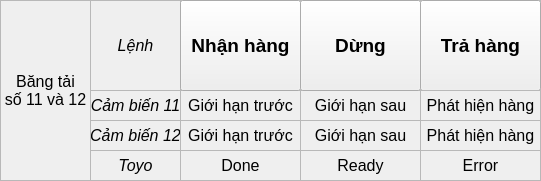
     <widget class="QFrame" name="fr_testCYmultiple">
      <property name="enabled">
       <bool>true</bool>
      </property>
      <property name="geometry">
       <rect>
        <x>10</x>
        <y>100</y>
        <width>541</width>
        <height>181</height>
       </rect>
      </property>
      <property name="frameShape">
       <enum>QFrame::StyledPanel</enum>
      </property>
      <property name="frameShadow">
       <enum>QFrame::Raised</enum>
      </property>
      <widget class="QLabel" name="lbv_CYTwinname">
       <property name="geometry">
        <rect>
         <x>0</x>
         <y>0</y>
         <width>91</width>
         <height>181</height>
        </rect>
       </property>
       <property name="font">
        <font>
         <pointsize>12</pointsize>
         <weight>50</weight>
         <bold>false</bold>
        </font>
       </property>
       <property name="autoFillBackground">
        <bool>false</bool>
       </property>
       <property name="frameShape">
        <enum>QFrame::StyledPanel</enum>
       </property>
       <property name="lineWidth">
        <number>2</number>
       </property>
       <property name="midLineWidth">
        <number>0</number>
       </property>
       <property name="text">
        <string>Băng tải
số 11 và 12</string>
       </property>
       <property name="scaledContents">
        <bool>false</bool>
       </property>
       <property name="alignment">
        <set>Qt::AlignCenter</set>
       </property>
       <property name="wordWrap">
        <bool>false</bool>
       </property>
       <property name="openExternalLinks">
        <bool>false</bool>
       </property>
      </widget>
      <widget class="QLabel" name="lb_cyA_sensor_3">
       <property name="geometry">
        <rect>
         <x>90</x>
         <y>0</y>
         <width>91</width>
         <height>91</height>
        </rect>
       </property>
       <property name="font">
        <font>
         <pointsize>12</pointsize>
         <weight>50</weight>
         <italic>true</italic>
         <bold>false</bold>
        </font>
       </property>
       <property name="autoFillBackground">
        <bool>false</bool>
       </property>
       <property name="frameShape">
        <enum>QFrame::StyledPanel</enum>
       </property>
       <property name="lineWidth">
        <number>1</number>
       </property>
       <property name="midLineWidth">
        <number>0</number>
       </property>
       <property name="text">
        <string>Lệnh</string>
       </property>
       <property name="scaledContents">
        <bool>false</bool>
       </property>
       <property name="alignment">
        <set>Qt::AlignCenter</set>
       </property>
       <property name="wordWrap">
        <bool>false</bool>
       </property>
       <property name="openExternalLinks">
        <bool>false</bool>
       </property>
      </widget>
      <widget class="QLabel" name="lbv_CYTwinssname1">
       <property name="geometry">
        <rect>
         <x>90</x>
         <y>90</y>
         <width>91</width>
         <height>31</height>
        </rect>
       </property>
       <property name="font">
        <font>
         <pointsize>12</pointsize>
         <weight>50</weight>
         <italic>true</italic>
         <bold>false</bold>
        </font>
       </property>
       <property name="autoFillBackground">
        <bool>false</bool>
       </property>
       <property name="frameShape">
        <enum>QFrame::StyledPanel</enum>
       </property>
       <property name="lineWidth">
        <number>1</number>
       </property>
       <property name="midLineWidth">
        <number>0</number>
       </property>
       <property name="text">
        <string>Cảm biến 11</string>
       </property>
       <property name="scaledContents">
        <bool>false</bool>
       </property>
       <property name="alignment">
        <set>Qt::AlignCenter</set>
       </property>
       <property name="wordWrap">
        <bool>false</bool>
       </property>
       <property name="openExternalLinks">
        <bool>false</bool>
       </property>
      </widget>
      <widget class="QLabel" name="lbc_CYTwindoneSignal">
       <property name="geometry">
        <rect>
         <x>180</x>
         <y>150</y>
         <width>121</width>
         <height>31</height>
        </rect>
       </property>
       <property name="font">
        <font>
         <pointsize>12</pointsize>
        </font>
       </property>
       <property name="autoFillBackground">
        <bool>false</bool>
       </property>
       <property name="frameShape">
        <enum>QFrame::StyledPanel</enum>
       </property>
       <property name="lineWidth">
        <number>1</number>
       </property>
       <property name="midLineWidth">
        <number>0</number>
       </property>
       <property name="text">
        <string>Done</string>
       </property>
       <property name="scaledContents">
        <bool>false</bool>
       </property>
       <property name="alignment">
        <set>Qt::AlignCenter</set>
       </property>
       <property name="wordWrap">
        <bool>false</bool>
       </property>
       <property name="openExternalLinks">
        <bool>false</bool>
       </property>
      </widget>
      <widget class="QLabel" name="lbc_CYTwinssAheadSignal1">
       <property name="geometry">
        <rect>
         <x>180</x>
         <y>90</y>
         <width>121</width>
         <height>31</height>
        </rect>
       </property>
       <property name="font">
        <font>
         <pointsize>12</pointsize>
        </font>
       </property>
       <property name="autoFillBackground">
        <bool>false</bool>
       </property>
       <property name="frameShape">
        <enum>QFrame::StyledPanel</enum>
       </property>
       <property name="lineWidth">
        <number>1</number>
       </property>
       <property name="midLineWidth">
        <number>0</number>
       </property>
       <property name="text">
        <string>Giới hạn trước</string>
       </property>
       <property name="scaledContents">
        <bool>false</bool>
       </property>
       <property name="alignment">
        <set>Qt::AlignCenter</set>
       </property>
       <property name="wordWrap">
        <bool>false</bool>
       </property>
       <property name="openExternalLinks">
        <bool>false</bool>
       </property>
      </widget>
      <widget class="QLabel" name="lbc_CYTwinssBehindSignal1">
       <property name="geometry">
        <rect>
         <x>300</x>
         <y>90</y>
         <width>121</width>
         <height>31</height>
        </rect>
       </property>
       <property name="font">
        <font>
         <pointsize>12</pointsize>
        </font>
       </property>
       <property name="autoFillBackground">
        <bool>false</bool>
       </property>
       <property name="frameShape">
        <enum>QFrame::StyledPanel</enum>
       </property>
       <property name="lineWidth">
        <number>1</number>
       </property>
       <property name="midLineWidth">
        <number>0</number>
       </property>
       <property name="text">
        <string>Giới hạn sau</string>
       </property>
       <property name="scaledContents">
        <bool>false</bool>
       </property>
       <property name="alignment">
        <set>Qt::AlignCenter</set>
       </property>
       <property name="wordWrap">
        <bool>false</bool>
       </property>
       <property name="openExternalLinks">
        <bool>false</bool>
       </property>
      </widget>
      <widget class="QPushButton" name="bt_signalCYTwinpush">
       <property name="geometry">
        <rect>
         <x>420</x>
         <y>0</y>
         <width>121</width>
         <height>91</height>
        </rect>
       </property>
       <property name="font">
        <font>
         <pointsize>14</pointsize>
         <weight>75</weight>
         <bold>true</bold>
        </font>
       </property>
       <property name="text">
        <string>Trả hàng</string>
       </property>
      </widget>
      <widget class="QLabel" name="lbc_CYTwinerrorSignal">
       <property name="geometry">
        <rect>
         <x>420</x>
         <y>150</y>
         <width>121</width>
         <height>31</height>
        </rect>
       </property>
       <property name="font">
        <font>
         <pointsize>12</pointsize>
        </font>
       </property>
       <property name="autoFillBackground">
        <bool>false</bool>
       </property>
       <property name="frameShape">
        <enum>QFrame::StyledPanel</enum>
       </property>
       <property name="lineWidth">
        <number>1</number>
       </property>
       <property name="midLineWidth">
        <number>0</number>
       </property>
       <property name="text">
        <string>Error</string>
       </property>
       <property name="scaledContents">
        <bool>false</bool>
       </property>
       <property name="alignment">
        <set>Qt::AlignCenter</set>
       </property>
       <property name="wordWrap">
        <bool>false</bool>
       </property>
       <property name="openExternalLinks">
        <bool>false</bool>
       </property>
      </widget>
      <widget class="QPushButton" name="bt_signalCYTwinrecieve">
       <property name="geometry">
        <rect>
         <x>180</x>
         <y>0</y>
         <width>121</width>
         <height>91</height>
        </rect>
       </property>
       <property name="font">
        <font>
         <pointsize>14</pointsize>
         <weight>75</weight>
         <bold>true</bold>
        </font>
       </property>
       <property name="text">
        <string>Nhận hàng</string>
       </property>
      </widget>
      <widget class="QPushButton" name="bt_signalCYTwinstop">
       <property name="geometry">
        <rect>
         <x>300</x>
         <y>0</y>
         <width>121</width>
         <height>91</height>
        </rect>
       </property>
       <property name="font">
        <font>
         <pointsize>14</pointsize>
         <weight>75</weight>
         <bold>true</bold>
        </font>
       </property>
       <property name="text">
        <string>Dừng</string>
       </property>
      </widget>
      <widget class="QLabel" name="lbc_CYTwinssTraySignal1">
       <property name="geometry">
        <rect>
         <x>420</x>
         <y>90</y>
         <width>121</width>
         <height>31</height>
        </rect>
       </property>
       <property name="font">
        <font>
         <pointsize>12</pointsize>
        </font>
       </property>
       <property name="autoFillBackground">
        <bool>false</bool>
       </property>
       <property name="frameShape">
        <enum>QFrame::StyledPanel</enum>
       </property>
       <property name="lineWidth">
        <number>1</number>
       </property>
       <property name="midLineWidth">
        <number>0</number>
       </property>
       <property name="text">
        <string>Phát hiện hàng</string>
       </property>
       <property name="scaledContents">
        <bool>false</bool>
       </property>
       <property name="alignment">
        <set>Qt::AlignCenter</set>
       </property>
       <property name="wordWrap">
        <bool>false</bool>
       </property>
       <property name="openExternalLinks">
        <bool>false</bool>
       </property>
      </widget>
      <widget class="QLabel" name="lbc_CYTwinreadySignal">
       <property name="geometry">
        <rect>
         <x>300</x>
         <y>150</y>
         <width>121</width>
         <height>31</height>
        </rect>
       </property>
       <property name="font">
        <font>
         <pointsize>12</pointsize>
        </font>
       </property>
       <property name="autoFillBackground">
        <bool>false</bool>
       </property>
       <property name="frameShape">
        <enum>QFrame::StyledPanel</enum>
       </property>
       <property name="lineWidth">
        <number>1</number>
       </property>
       <property name="midLineWidth">
        <number>0</number>
       </property>
       <property name="text">
        <string>Ready</string>
       </property>
       <property name="scaledContents">
        <bool>false</bool>
       </property>
       <property name="alignment">
        <set>Qt::AlignCenter</set>
       </property>
       <property name="wordWrap">
        <bool>false</bool>
       </property>
       <property name="openExternalLinks">
        <bool>false</bool>
       </property>
      </widget>
      <widget class="QLabel" name="lb_ToyoName">
       <property name="geometry">
        <rect>
         <x>90</x>
         <y>150</y>
         <width>91</width>
         <height>31</height>
        </rect>
       </property>
       <property name="font">
        <font>
         <pointsize>12</pointsize>
         <weight>50</weight>
         <italic>true</italic>
         <bold>false</bold>
        </font>
       </property>
       <property name="autoFillBackground">
        <bool>false</bool>
       </property>
       <property name="frameShape">
        <enum>QFrame::StyledPanel</enum>
       </property>
       <property name="lineWidth">
        <number>1</number>
       </property>
       <property name="midLineWidth">
        <number>0</number>
       </property>
       <property name="text">
        <string>Toyo</string>
       </property>
       <property name="scaledContents">
        <bool>false</bool>
       </property>
       <property name="alignment">
        <set>Qt::AlignCenter</set>
       </property>
       <property name="wordWrap">
        <bool>false</bool>
       </property>
       <property name="openExternalLinks">
        <bool>false</bool>
       </property>
      </widget>
      <widget class="QLabel" name="lbv_CYTwinssname2">
       <property name="geometry">
        <rect>
         <x>90</x>
         <y>120</y>
         <width>91</width>
         <height>31</height>
        </rect>
       </property>
       <property name="font">
        <font>
         <pointsize>12</pointsize>
         <weight>50</weight>
         <italic>true</italic>
         <bold>false</bold>
        </font>
       </property>
       <property name="autoFillBackground">
        <bool>false</bool>
       </property>
       <property name="frameShape">
        <enum>QFrame::StyledPanel</enum>
       </property>
       <property name="lineWidth">
        <number>1</number>
       </property>
       <property name="midLineWidth">
        <number>0</number>
       </property>
       <property name="text">
        <string>Cảm biến 12</string>
       </property>
       <property name="scaledContents">
        <bool>false</bool>
       </property>
       <property name="alignment">
        <set>Qt::AlignCenter</set>
       </property>
       <property name="wordWrap">
        <bool>false</bool>
       </property>
       <property name="openExternalLinks">
        <bool>false</bool>
       </property>
      </widget>
      <widget class="QLabel" name="lbc_CYTwinssAheadSignal2">
       <property name="geometry">
        <rect>
         <x>180</x>
         <y>120</y>
         <width>121</width>
         <height>31</height>
        </rect>
       </property>
       <property name="font">
        <font>
         <pointsize>12</pointsize>
        </font>
       </property>
       <property name="autoFillBackground">
        <bool>false</bool>
       </property>
       <property name="frameShape">
        <enum>QFrame::StyledPanel</enum>
       </property>
       <property name="lineWidth">
        <number>1</number>
       </property>
       <property name="midLineWidth">
        <number>0</number>
       </property>
       <property name="text">
        <string>Giới hạn trước</string>
       </property>
       <property name="scaledContents">
        <bool>false</bool>
       </property>
       <property name="alignment">
        <set>Qt::AlignCenter</set>
       </property>
       <property name="wordWrap">
        <bool>false</bool>
       </property>
       <property name="openExternalLinks">
        <bool>false</bool>
       </property>
      </widget>
      <widget class="QLabel" name="lbc_CYTwinssBehindSignal2">
       <property name="geometry">
        <rect>
         <x>300</x>
         <y>120</y>
         <width>121</width>
         <height>31</height>
        </rect>
       </property>
       <property name="font">
        <font>
         <pointsize>12</pointsize>
        </font>
       </property>
       <property name="autoFillBackground">
        <bool>false</bool>
       </property>
       <property name="frameShape">
        <enum>QFrame::StyledPanel</enum>
       </property>
       <property name="lineWidth">
        <number>1</number>
       </property>
       <property name="midLineWidth">
        <number>0</number>
       </property>
       <property name="text">
        <string>Giới hạn sau</string>
       </property>
       <property name="scaledContents">
        <bool>false</bool>
       </property>
       <property name="alignment">
        <set>Qt::AlignCenter</set>
       </property>
       <property name="wordWrap">
        <bool>false</bool>
       </property>
       <property name="openExternalLinks">
        <bool>false</bool>
       </property>
      </widget>
      <widget class="QLabel" name="lbc_CYTwinssTraySignal2">
       <property name="geometry">
        <rect>
         <x>420</x>
         <y>120</y>
         <width>121</width>
         <height>31</height>
        </rect>
       </property>
       <property name="font">
        <font>
         <pointsize>12</pointsize>
        </font>
       </property>
       <property name="autoFillBackground">
        <bool>false</bool>
       </property>
       <property name="frameShape">
        <enum>QFrame::StyledPanel</enum>
       </property>
       <property name="lineWidth">
        <number>1</number>
       </property>
       <property name="midLineWidth">
        <number>0</number>
       </property>
       <property name="text">
        <string>Phát hiện hàng</string>
       </property>
       <property name="scaledContents">
        <bool>false</bool>
       </property>
       <property name="alignment">
        <set>Qt::AlignCenter</set>
       </property>
       <property name="wordWrap">
        <bool>false</bool>
       </property>
       <property name="openExternalLinks">
        <bool>false</bool>
       </property>
      </widget>
     </widget>
